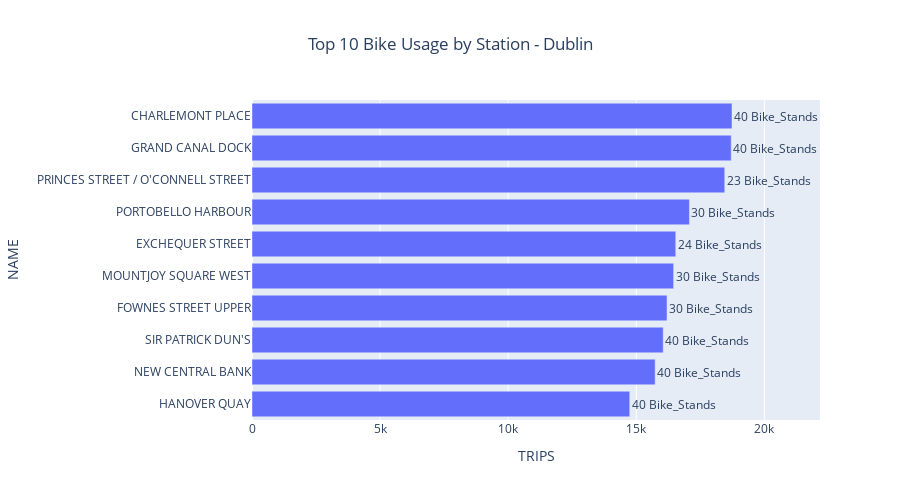

The cell this chart's notebook holds for it:
### Markdown cell above
### Top 10 stations with number of trips during the year per Station Name

### Code cell
import plotly.express as px
trip_by_station_dublin = bike_usage.groupby(['STATION ID'])['TRIPS'].sum().reset_index()                      
trip_by_station_dublin_join = pd.merge(trip_by_station_dublin, dublin_bike_stations, how='inner', on='STATION ID').sort_values(by = 'TRIPS', ascending = False)
top_stations_dublin = trip_by_station_dublin_join.head(10)

top_10_dublin = px.bar(top_stations_dublin.sort_values(by='TRIPS', ascending = True), 
             x='TRIPS', 
             y='NAME',
             labels=dict(x='TRIPS', y='NAME'),
             title='Top 10 Bike Usage by Station - Dublin',
             hover_data={'BIKE_STANDS': True},
             width=900, 
             height=500, 
             orientation='h')

# Add annotations for BIKE_STANDS inside the bars
for index, row in top_stations_dublin.iterrows():
    top_10_dublin.add_annotation(text=str(row['BIKE_STANDS'])+" Bike_Stands",
                       x=row['TRIPS'],
                       y=row['NAME'],
                       xanchor='left',
                       showarrow=False)
top_10_dublin.update_layout(title_x=0.5)
top_10_dublin.show()

### Figure 1 — Plotly figure (JSON) as saved in the notebook; plotly's stock layout.template omitted (floating-point values rounded to 4 significant figures)
{"data": [{"alignmentgroup": "True", "customdata": [[40], [40], [40], [30], [30], [24], [30], [23], [40], [40]], "hovertemplate": "TRIPS=%{x}<br>NAME=%{y}<br>BIKE_STANDS=%{customdata[0]}<extra></extra>", "legendgroup": "", "marker": {"color": "#636efa", "pattern": {"shape": ""}}, "name": "", "offsetgroup": "", "orientation": "h", "showlegend": false, "textposition": "auto", "type": "bar", "x": [14746, 15738, 16051, 16201, 16459, 16542, 17076, 18454, 18707, 18737], "xaxis": "x", "y": ["HANOVER QUAY", "NEW CENTRAL BANK", "SIR PATRICK DUN'S", "FOWNES STREET UPPER", "MOUNTJOY SQUARE WEST", "EXCHEQUER STREET", "PORTOBELLO HARBOUR", "PRINCES STREET / O'CONNELL STREET", "GRAND CANAL DOCK", "CHARLEMONT PLACE"], "yaxis": "y"}], "layout": {"annotations": [{"showarrow": false, "text": "40 Bike_Stands", "x": 18737, "xanchor": "left", "y": "CHARLEMONT PLACE"}, {"showarrow": false, "text": "40 Bike_Stands", "x": 18707, "xanchor": "left", "y": "GRAND CANAL DOCK"}, {"showarrow": false, "text": "23 Bike_Stands", "x": 18454, "xanchor": "left", "y": "PRINCES STREET / O'CONNELL STREET"}, {"showarrow": false, "text": "30 Bike_Stands", "x": 17076, "xanchor": "left", "y": "PORTOBELLO HARBOUR"}, {"showarrow": false, "text": "24 Bike_Stands", "x": 16542, "xanchor": "left", "y": "EXCHEQUER STREET"}, {"showarrow": false, "text": "30 Bike_Stands", "x": 16459, "xanchor": "left", "y": "MOUNTJOY SQUARE WEST"}, {"showarrow": false, "text": "30 Bike_Stands", "x": 16201, "xanchor": "left", "y": "FOWNES STREET UPPER"}, {"showarrow": false, "text": "40 Bike_Stands", "x": 16051, "xanchor": "left", "y": "SIR PATRICK DUN'S"}, {"showarrow": false, "text": "40 Bike_Stands", "x": 15738, "xanchor": "left", "y": "NEW CENTRAL BANK"}, {"showarrow": false, "text": "40 Bike_Stands", "x": 14746, "xanchor": "left", "y": "HANOVER QUAY"}], "barmode": "relative", "height": 500, "legend": {"tracegroupgap": 0}, "title": {"text": "Top 10 Bike Usage by Station - Dublin", "x": 0.5}, "width": 900, "xaxis": {"anchor": "y", "autorange": true, "domain": [0, 1], "range": [0, 22850.0], "title": {"text": "TRIPS"}, "type": "linear"}, "yaxis": {"anchor": "x", "autorange": true, "domain": [0, 1], "range": [-0.5, 9.5], "title": {"text": "NAME"}, "type": "category"}}}
